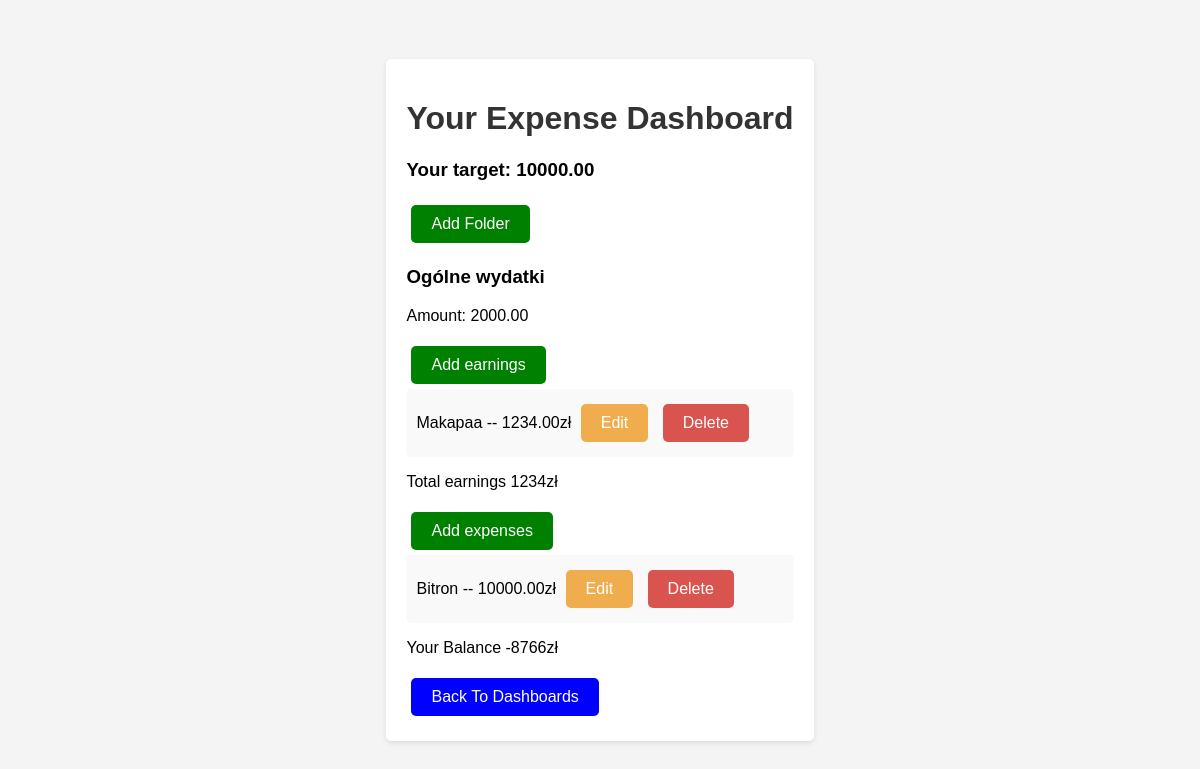
The page /expenses/dashboard/4/ (signed in) on the database as committed earlier.
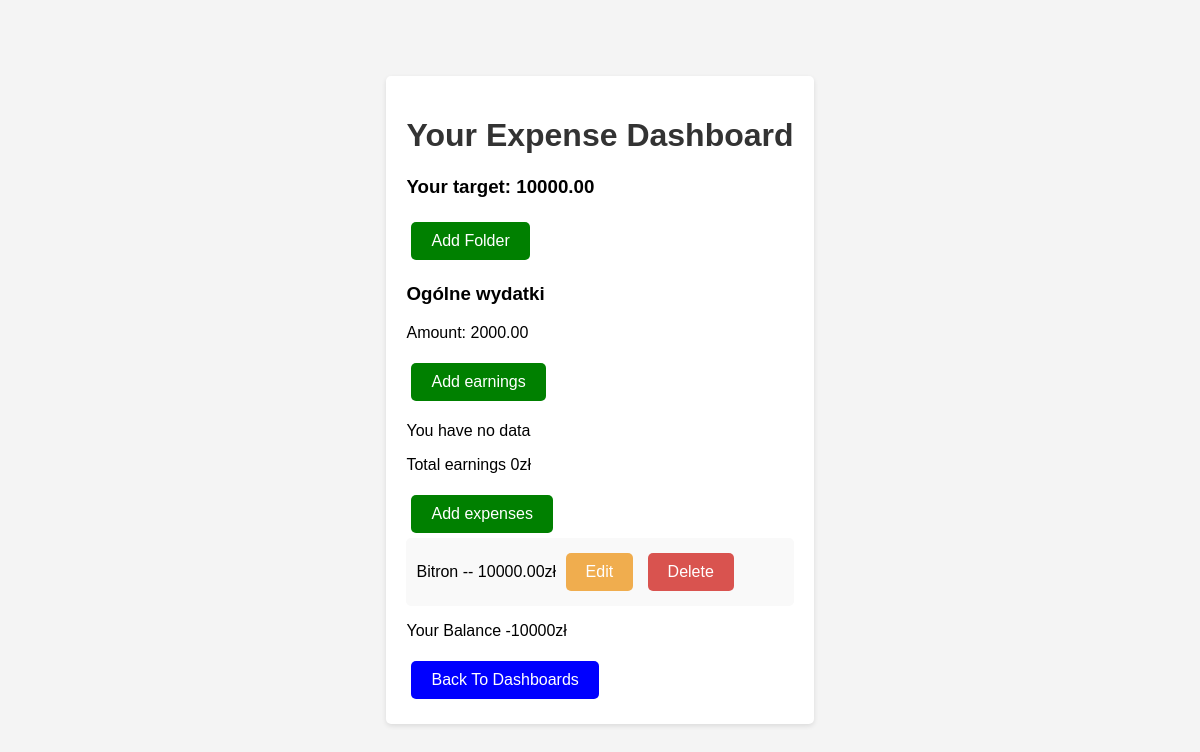
The same page on the database as committed later.
### base/models.py (models this page shows, shortened)
class Dashboard(models.Model):
    name = models.CharField(max_length=255)
    description = models.TextField(null=True)
    target = models.DecimalField(max_digits=30, decimal_places=2)
    data = models.DateTimeField(default=datetime.now, blank=True)
    user = models.ForeignKey(User, on_delete=models.CASCADE)

class Directorie(models.Model):
    name = models.CharField(max_length=255)
    amount = models.DecimalField(max_digits=15, decimal_places=2)
    dashboard = models.ForeignKey(Dashboard, on_delete=models.CASCADE, related_name='directories', null=True)
    user = models.ForeignKey(User, on_delete=models.CASCADE)

class Earnings(models.Model):
    name = models.CharField(max_length=255)
    money = models.DecimalField(max_digits=15, decimal_places=2)
    description = models.TextField(blank=True)
    date = models.DateTimeField(default=datetime.now, blank=True)
    user = models.ForeignKey(User, on_delete=models.CASCADE)
    dashboard = models.ForeignKey(Dashboard, on_delete=models.CASCADE)
    directorie = models.ForeignKey(Directorie, on_delete=models.CASCADE, related_name='earnings', null=True)

class Expense(models.Model):
    name = models.CharField(max_length=255)
    cost = models.DecimalField(max_digits=15, decimal_places=2)
    descripton = models.TextField()
    date = models.DateTimeField(default=datetime.now, blank=True)
    user = models.ForeignKey(User, on_delete=models.CASCADE)
    dashboard = models.ForeignKey(Dashboard, on_delete=models.CASCADE)
    directorie = models.ForeignKey(Directorie, on_delete=models.CASCADE, related_name='expenses', null=True)

### expenses/views.py (the view)
# urls.py: path('dashboard/<int:pk>/', DetailDashboardPage.as_view(), name='dashboard'),
class DetailDashboardPage(LoginRequiredMixin, DetailView):
    model = Dashboard
    template_name = 'expenses/detail_dashboard_page.html'
    def get_context_data(self, **kwargs) -> dict[str, Any]:
        context = super().get_context_data(**kwargs)
        dashboard = self.get_object()
        context['dashboard_id'] = dashboard.pk
        directories = Directorie.objects.filter(dashboard=dashboard, user=self.request.user)
        total_expenses = Expense.objects.filter(dashboard=dashboard, user=self.request.user).aggregate(Sum('cost'))[
                             'cost__sum'] or 0
        total_earnigs = Earnings.objects.filter(dashboard=dashboard, user=self.request.user).aggregate(Sum('money'))[
                            'money__sum'] or 0
        context['directories'] = directories
        context['dashboard'] = dashboard
        context['total_earnigs'] = total_earnigs
        context['total_expenses'] = total_expenses
        context['balance'] = total_earnigs - total_expenses
        context['expenses'] = Expense.objects.filter(dashboard=dashboard, user=self.request.user)
        context['earnings'] = Earnings.objects.filter(dashboard=dashboard, user=self.request.user)
        return context

### expenses/templates/expenses/detail_dashboard_page.html (shortened to what this page needs)
{% load static %}
<!DOCTYPE html>
<html lang="en">
<head>
    <link rel="stylesheet" type="text/css" href="{% static 'expenses/style.css' %}">
</head>
<div class="container">
    <h1>Your Expense Dashboard</h1>
    <h3>Your target: {{dashboard.target}}</h3>
    <a class="button add r" href="{% url 'create_directorie' dashboard_id=dashboard.pk %}">Add Folder</a>
    {% for directorie in directories %}
        <div>
            <h3>{{ directorie.name }}</h3>
            <p>Amount: {{ directorie.amount }}</p>
        </div>
    {% empty %}
        <p>No Folders.</p>
    {% endfor %}
    <a class="button add r" href="{% url 'earnings_form_without_directorie' dashboard_id=dashboard_id %}">Add earnings</a>
    {% for earning in earnings %}
      <div class="list-item">
        <span class="item-text">{{ earning.name }} -- {{ earning.money }}zł</span>
        <a class="button edit" href="{% url 'edit_earnings' pk=earning.pk %}">Edit</a>
        <a class="button delete" href="{% url 'delete_earnings' pk=earning.pk %}">Delete</a>
      </div>
    {% empty %}
      <p>You have no data</p>
    {% endfor %}
        <p>Total earnings {{total_earnigs}}zł</p>
        <a class="button add r" href="{% url 'expenses_form_without_directorie' dashboard_id=dashboard_id %}">Add expenses</a>
        {% for expense in expenses %}
      <div class="list-item">
        <span class="item-text">{{ expense.name }} -- {{ expense.cost }}zł</span>
        <a class="button edit" href="{% url 'edit_expenses' pk=expense.pk %}">Edit</a>
        <a class="button delete" href="{% url 'delete_expenses' pk=expense.pk %}">Delete</a>
      </div>
    {% empty %}
      <p>You have no data</p>
    {% endfor %}
    <p>Your Balance {{ balance }}zł </p>
    <a class="button add b" href="{% url 'main_page' %}">Back To Dashboards</a>
</div>

### expenses/static/expenses/style.css (style rules this page uses)
.container { max-width: 700px; margin: 20px auto; background: #fff; padding: 20px; border-radius: 5px; box-shadow: 0 2px 5px rgba(0, 0, 0, 0.1); }
h1 { text-align: center; color: #333; }
.button { display: inline-block; border: none; background-color: #5cb85c; color: white; padding: 10px 20px; margin: 5px; border-radius: 5px; cursor: pointer; text-decoration: none; }
.button.edit { background-color: #f0ad4e; }
.button.delete { background-color: #d9534f; }
.button.add { background-color: #337ab7; }
.button.add.r { background-color: green; }
.button.add.b { background-color: blue; }
.list-item { background: #f9f9f9; margin-bottom: 10px; padding: 10px; border-radius: 5px; list-style-type: none; }
.list-item a { text-decoration: none; }

Rows that differ between the two databases and show on the page:
removed Earnings: name "Makapaa", money "1234.00"
Other text that changed with them:
{{ total_earnigs }}: "1234" → "0"
{{ balance }}: "-8766" → "-10000"
text now shown: "You have no data"
